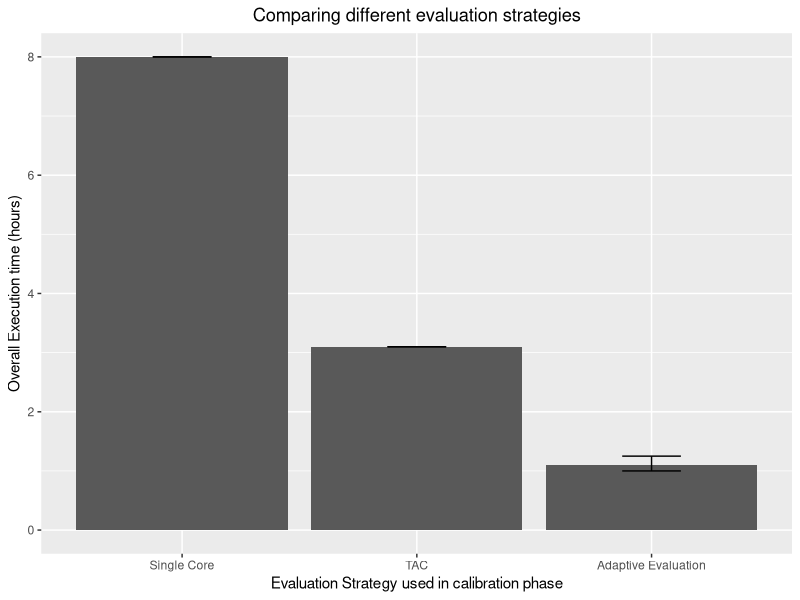

This figure's R source:
df <- read.table( header=T, text='
             strategy  makespan  min  max  color
        "Single Core"      8.00 8.00 8.00    red
                "TAC"      3.10 3.10 3.10   blue
"Adaptive Evaluation"      1.10 1.00 1.25  green
')

library(ggplot2)
ggplot(df, aes(x = reorder(strategy, -makespan), y = makespan)) + 
    geom_bar(stat = "identity") + 
    geom_errorbar(
        position = position_dodge(.9),
        width = .25,
        aes(ymin = min, ymax = max)
    ) +
    xlab("Evaluation Strategy used in calibration phase") + 
    ylab("Overall Execution time (hours)") + 
    ggtitle("Comparing different evaluation strategies") + 
    theme(plot.title = element_text(hjust = 0.5))
